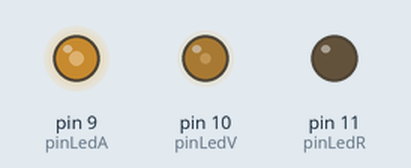
Bench run of a sketch on a simulated Arduino Uno, built with avr-gcc and run on an emulated ATmega328P. Shown: output pins drawn as LEDs (lit = HIGH). Random numbers use the default seed unless the sketch sets one.

Above: at 0.1 s.
At 3.6 s:
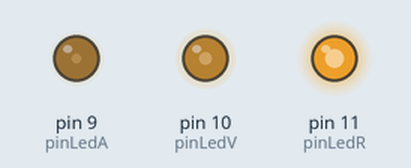
At 7.6 s:
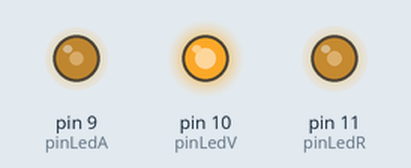
At 13.3 s:
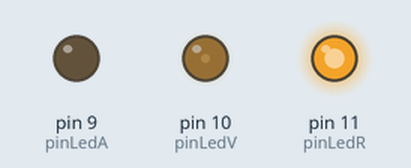
At 20.6 s:
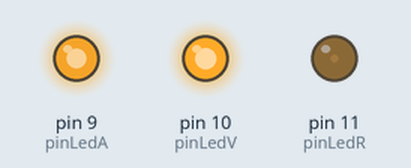
At 31.0 s:
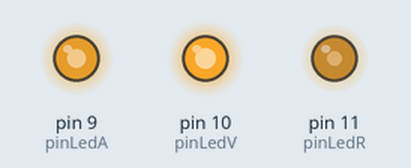
Timing chart, 0 to 40.0 s (numbered marks = the images above):
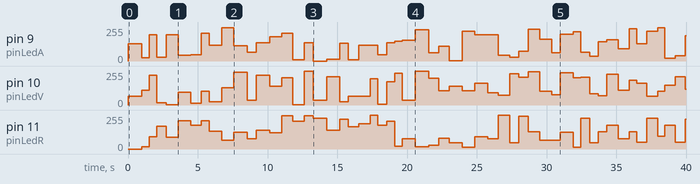

Measured:
- by itself, pin 9 (pinLedA): 0/255 → 130/255 at 0.00 s, → 24/255 1.0 s later, → 196/255 0.53 s later, → 27/255 0.53 s later, … (54 changes in this stretch)
- by itself, pin 11 (pinLedR): 0/255 → 16/255 at 1.0 s, → 91/255 0.53 s later, → 169/255 0.53 s later, → 87/255 0.70 s later, … (52 changes in this stretch)

The sketch:

LedRGB_Random.ino
```cpp
         int pinLedR = 11;  // pin Rojo del led RGB
         int pinLedV = 10;  // pin Verde del led RGB
         int pinLedA = 9;   // pin Azul del led RGB

         void setup(){
           pinMode(pinLedR, OUTPUT);    // pone el pinLedR como output
           pinMode(pinLedV, OUTPUT);    // pone el pinLedV como output
           pinMode(pinLedA, OUTPUT);    // pone el pinLedA como output

           randomSeed(analogRead(A0));  // inicializamos el generador de numeros aleatorios
   }

         void loop(){
           //  generamos los numeros para los tres colores
           int rojo  = random(0, 256);   // generamos el valor del rojo
           int verde = random(0, 256);   // generamos el valor del verde
           int azul  = random(0, 256);   // generamos el valor del azul

           color(rojo, verde, azul);     // llamamos a la funcion color()

           delay(random(500, 1000));     // delay por un pausa aleatoria
   }

         // funcion para generar colores
         void color (int rojo, int verde, int azul) {
           analogWrite(pinLedR, rojo);
           analogWrite(pinLedV, verde);
           analogWrite(pinLedA, azul);
   }
```
